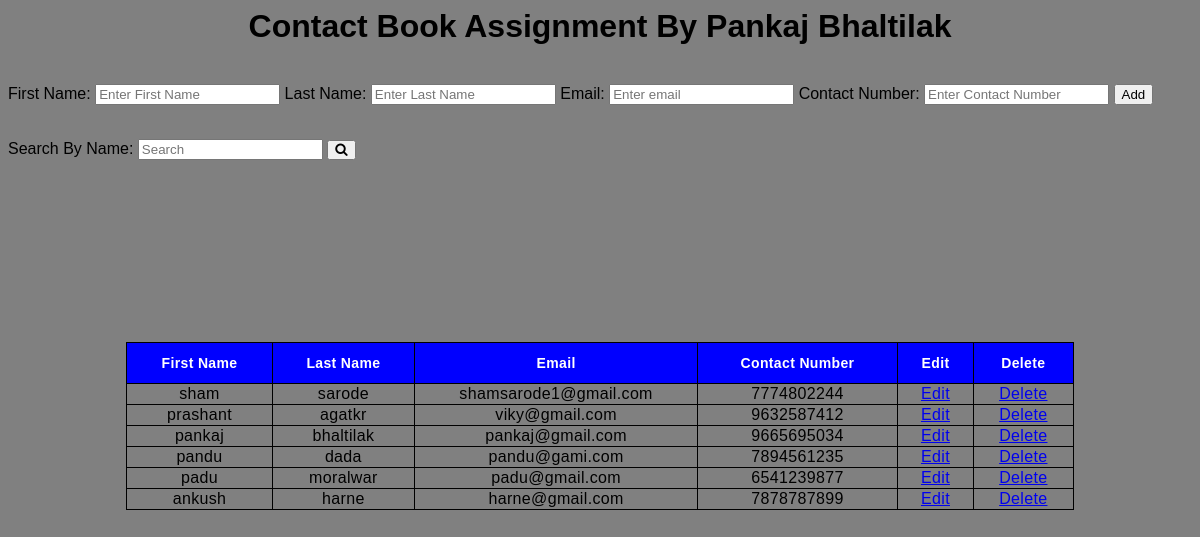
Before: / with the older database file.
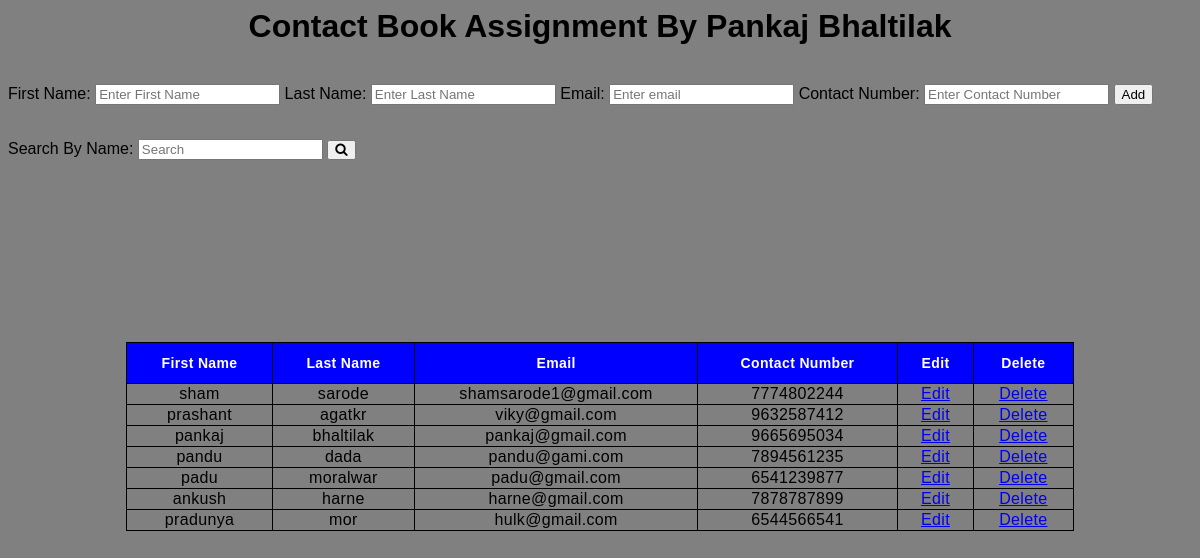
After: the same page with the newer database file.
### home/models.py (models this page shows)
class Contact(models.Model):
    FirstName = models.CharField(max_length=30)
    LastName = models.CharField(max_length=30)
    Email = models.EmailField()
    ContactNumber = models.CharField(max_length=10)

### home/views.py (the view, shortened to what this page needs)
# urls.py: path('', views.saveinfo, name='saveinfo'),
def saveinfo(request):
    Data = Contact.objects.all()
    return render(request, "index.html", {'Data': Data})

### templates/index.html (shortened to what this page needs)
{% load static %}
<html lang="en">
<head>
    <link rel="stylesheet" href="https://cdnjs.cloudflare.com/ajax/libs/font-awesome/4.7.0/css/font-awesome.min.css">
    <h1>Contact Book Assignment By Pankaj Bhaltilak</h1>
</head>
<body>
<br>
<form acton="/saveinfo" class="form-inline" method="post">
    <label for="firstname">First Name:</label>
    <input type="text" id="firstname" placeholder="Enter First Name" name="firstname" required>
    <label for="lastname">Last Name:</label>
    <input type="text" id="lastname" placeholder="Enter Last Name" name="lastname" required>
    <label for="email">Email:</label>
    <input type="email" id="email" placeholder="Enter email" name="email" required>
    <label for="phone">Contact Number:</label>
    <input type="phone" id="phone" name="phone" placeholder="Enter Contact Number" name="ContactNumber" required>
    <button type="submit">Add</button>
</form>
<br>
<form method="get" action="/search">
    <label for="search">Search By Name:</label>
    <input type="phone" id="query1" placeholder="Search " name="query1">
    <button type="submit"><i class="fa fa-search"></i></button>
</form>
<br>
<br>
<br>
<br>
<br>
<br>
<div class="table-container">
    <br>
    <table class="table" id="dataTable" width="100%" cellspacing="0">
        <thead>
        <tr>
            <th>First Name</th>
            <th>Last Name</th>
            <th>Email</th>
            <th>Contact Number</th>
            <th>Edit</th>
            <th>Delete</th>
        </tr>
        </thead>
        {% for info in Data %}
        <tr>
            <td data-label="Name">{{info.FirstName}}</td>
            <td data-label="Name">{{info.LastName}}</td>
            <td data-label="Email">{{info.Email}}</td>
            <td data-label="ContactNumber">{{info.ContactNumber}}</td>
            <td><a href="{% url 'edit' info.id %}" class=" btn btn-success ">Edit</a></td>
            <td><a href="{% url 'delete' info.id %}" class=" btn btn-danger ">Delete</a></td>
        </tr>
        {% endfor %}
    </table>
</div>
</body>
</html>

### templates/index.html (style rules this page uses)
body { background-color:grey; font-family:sans-serif; }
.table-container { padding:0 10%; margin:40px auto 0; }
.table { width:100%; border-collapse:collapse; }
.table thead { background-color:#0000FF; }
.table thead tr th { font-size:14px; font-weight600; letter-spacing:0.35px; color: #FFFFFF; opacity:1; padding:12px; vertical-align:top; border:1px solid #000000; }
.table tbody tr td { font-size:14 px; Letter-spacing:0.35px; font-weight:normal; background-color:#3cf44; padding:8 px; text-align:center; border:1px solid #000000; }
h1 { text-align: center; }

Changed rows visible on the page:
added Contact: FirstName "pradunya", LastName "mor", Email "hulk@gmail.com", ContactNumber "6544566541"
